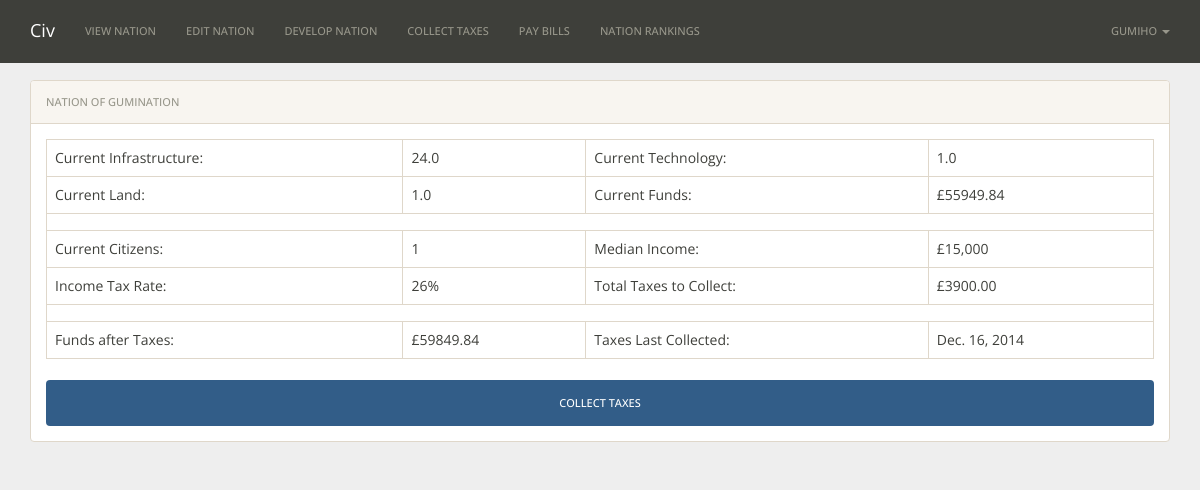
The app's page /taxes/1/ (signed in) with its own data.
### nations/models.py (models this page shows)
class Nation(models.Model):
    user = models.OneToOneField(User)
    nation_name = models.CharField(max_length=30)
    funds = models.DecimalField(default=10000.00, max_digits=19, decimal_places=2)
    government = models.CharField(max_length=30, default='Democratic')
    religion = models.CharField(max_length=30, default='None')
    infrastructure = models.FloatField(default=1.00)
    technology = models.FloatField(default=1.00)
    land = models.FloatField(default=1.00)
    resource1 = models.CharField(max_length=200)
    resource2 = models.CharField(max_length=200)
    peaceful = models.BooleanField(default=False)
    paid_bills = models.DateField()
    collect_taxes = models.DateField()
    tax_rate = models.IntegerField(default=20)
    citizens = models.IntegerField(default=1)

### nations/views.py (the view)
# urls.py: url(r'^taxes/(?P<pk>\d+)/$', views.taxesNationView.as_view(), name='collectTaxes'),
class taxesNationView(DetailView):
	model = Nation
	def get(self, request, pk):
		nation = Nation.objects.get(pk=pk)
		if request.user != nation.user:
			return redirect('noEntry')
		else:
			new_funds = nation.funds + Decimal(self.calculate_taxes(nation))
			return render_to_response('nations/nation_taxes.html',{'taxes': format(self.calculate_taxes(nation),'.2f'), 'new_funds': format(new_funds,'.2f'), 'nation': nation, 'validate': self.taxes_validation(nation, datetime.datetime.now().date())},RequestContext(request))
	def post(self, request, pk):
		nation = Nation.objects.get(pk=pk)
		if request.user != nation.user:
			return redirect('noEntry')
		else:
			if self.taxes_validation(nation,datetime.datetime.now().date()):
				nation.funds = nation.funds + Decimal(request.POST['taxes'])
				nation.collect_taxes = datetime.datetime.now().date()
				nation.save()
				return redirect('/nation/' + pk)
			else:
				return redirect('/taxes/' + pk)
	def taxes_validation(self, nation, date):
		if nation.collect_taxes == date:
			return {'payable': False, 'error': 'Can only collect taxes once a day.'}
		else:
			return {'payable': True}
	def calculate_taxes(self,nation):
		return nation.citizens * (15000*(float(nation.tax_rate)/100))

### nations/static/templates/nations/nation_taxes.html (shortened to what this page needs)
{% extends "base.html" %}
{% block content %}
<div class="container">
	<div class="panel panel-default">
	    <div class="panel-heading">Nation of {{nation.nation_name}}</div>
	    <div class="panel-body">
	    	<table class="table table-bordered">
					<tr>
						<td>Current Infrastructure:</td>
						<td>{{nation.infrastructure}}</td>
						<td>Current Technology: </td>
						<td>{{nation.technology}}</td>
					</tr>
					<tr>
						<td>Current Land: </td>
						<td>{{nation.land}}</td>
						<td>Current Funds:</td>
						<td>£{{nation.funds}}</td>
					</tr>
					<tr>
						<td colspan="4">
						</td>
					</tr>
					<tr>
						<td>Current Citizens:</td>
						<td>{{nation.citizens}}</td>
						<td>Median Income:</td>
						<td>£15,000</td>
					</tr>
					<tr>
						<td>Income Tax Rate:</td>
						<td>{{nation.tax_rate}}%</td>
						<td>Total Taxes to Collect:</td>
						<td>£{{taxes}}</td>
					</tr>
					<tr>
						<td colspan="4">
						</td>
					</tr>
					<tr>
						<td>Funds after Taxes:</td>
						<td>£{{new_funds}}</td>
						<td>Taxes Last Collected:</td>
						<td>{{nation.collect_taxes}}</td>
					</tr>
			</table>
	    	<form action="" role="form" method="post">
	    		<div class="form-group">
	    			<div class="col-sm-8">
	    			</div>
	    		</div>
	    		{% if validate.payable %}
		    		<input type="submit" class="btn btn-primary btn-block" value="Collect Taxes" />
		    	{% else %}
		    		<div class="alert alert-danger" role="alert">{{validate.error}}</div>
		    		<input type="submit" class="btn btn-primary btn-block" value="Collect Taxes" disabled />
		    	{% endif %}
		    </form>
		</div>
	</div>
</div>
{% endblock %}

### nations/static/templates/base.html (shortened to what this page needs)
<!DOCTYPE html>
<html>
  <head>{% load staticfiles %}
    <link href="{% static 'css/sandstone.min.css' %}" rel="stylesheet" media="screen">
    <link href="{% static 'css/style.css' %}" rel="stylesheet" media="screen">
    <link href="{% static 'css/bootstrap-table.min.css' %}" rel="stylesheet" media="screen">
    <link href="https://gitcdn.github.io/bootstrap-toggle/2.0.0/css/bootstrap-toggle.min.css" rel="stylesheet">
  </head>
  <body>
    <nav class="navbar navbar-default navbar-fixed-top" role="navigation">
      <div class="container">
        <div class="navbar-header">
          <a class="navbar-brand" href="/">Civ</a>
        </div>
        <div id="navbar" class="collapse navbar-collapse">
          <ul class="nav navbar-nav">
            {% if user.is_anonymous %}
            <li {% if request.><a href="/nation/{{user.nation.id}}">View Nation</a></li>
            <li><a href="/edit/{{user.nation.id}}">Edit Nation </a></li>
            <li><a href="/expand/{{user.nation.id}}">Develop Nation </a></li>
            <li><a href="/taxes/{{user.nation.id}}">Collect Taxes </a></li>
            <li><a href="/bills/{{user.nation.id}}">Pay Bills </a></li>
            <li><a href="/rank">Nation Rankings </a></li>
          </ul>
          <ul class="nav navbar-nav navbar-right">
            {% if user.is_anonymous %}
              <li>
                <a href="/register/">Sign Up</a>
              </li>
              <li>
                <a href="{% url 'django.contrib.auth.views.login' %}">Login</a>
              </li>
            {% else %}
              <li class="dropdown" id="menuLogin">
                <a class="dropdown-toggle" href="#" data-toggle="dropdown" id="navLogin">{{ user }} <span class="caret"></span></a>
              </li>
            {% endif %}
          </ul>
        </div>
      </div>
    </nav>
	{% block content %}{% endblock %}
  </body>
</html>

### nations/static/css/style.css (style rules this page uses)
body { padding-top: 80px; background-color: #eee; font-family: 'Open Sans', sans-serif!important; }
ul.nav.navbar-nav li a { line-height: 22px !important; }

### records on screen
Nation: nation_name "GUMINATION", infrastructure "24.0", technology "1.0", land "1.0", funds "55949.84", citizens "1", tax_rate "26", collect_taxes "Dec. 16, 2014"

### other values on screen
{{ user }} "GUMIHO"
{{ taxes }} "3900.00"
{{ new_funds }} "59849.84"
